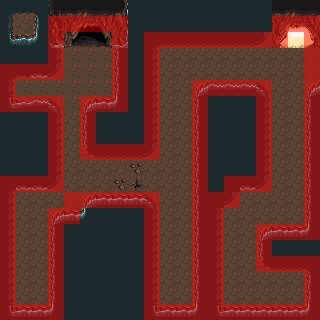

Below is a game level as drawn by its tile map, then a one-line description and the .tmx file that defines it, in full:
An orthogonal 20x20 tile map with 16x16 px tiles, 6 tile layers (base, decoration, collision, base2, ...), 3 tilesets.

<map version="1.0" orientation="orthogonal" renderorder="right-down" width="20" height="20" tilewidth="16" tileheight="16" nextobjectid="6">
 <tileset firstgid="1" name="cave16x16" tilewidth="16" tileheight="16" tilecount="336" columns="16">
  <image source="cave16x16.png" width="256" height="336" />
 </tileset>
 <tileset firstgid="337" name="collision_graphic" tilewidth="16" tileheight="16" tilecount="4" columns="2">
  <image source="collision_graphic.png" width="32" height="32" />
 </tileset>
 <tileset firstgid="341" name="rpgtileset" tilewidth="16" tileheight="16" tilecount="132" columns="11">
  <image source="rpg_indoor.png" width="176" height="192" />
 </tileset>
 <layer name="base" width="20" height="20">
  <data encoding="csv">
215,216,217,221,4,5,6,224,220,220,220,220,220,220,220,220,220,52,53,54,
231,18,233,237,20,21,22,240,220,220,220,220,220,220,220,220,220,68,69,70,
247,248,249,253,36,37,38,256,220,215,216,216,216,216,216,216,218,84,85,86,
220,220,220,231,146,146,146,233,220,231,232,232,232,232,232,232,232,232,232,232,
215,250,251,218,146,146,146,233,220,231,232,232,232,232,232,232,232,232,232,232,
231,146,146,146,146,146,146,233,220,231,232,232,235,267,267,267,234,232,232,235,
247,266,267,234,146,235,248,249,220,231,232,232,233,220,220,220,231,232,232,233,
220,220,220,231,232,233,220,220,220,231,232,232,233,220,220,220,231,232,232,233,
220,220,220,231,232,233,220,220,220,231,232,232,233,220,220,220,231,232,232,233,
220,220,220,231,232,219,216,216,216,218,232,232,233,220,220,220,231,232,232,233,
220,220,220,231,232,232,232,232,232,232,232,232,233,220,220,220,231,232,232,233,
215,251,251,218,232,232,232,232,232,232,232,232,233,220,220,251,218,232,232,233,
231,232,232,232,232,235,248,248,248,234,232,232,233,220,218,232,232,232,232,233,
231,232,232,235,248,249,220,220,220,231,232,232,233,231,232,232,232,232,232,233,
231,232,232,233,220,220,220,220,220,231,232,232,233,231,232,232,235,248,248,249,
231,232,232,233,220,220,220,220,220,231,232,232,233,231,232,232,233,220,220,220,
231,232,232,233,220,220,220,220,220,231,232,232,233,231,232,232,219,216,216,217,
231,232,232,233,220,220,220,220,220,231,232,232,233,231,232,232,232,232,232,233,
231,232,232,233,220,220,220,220,220,231,232,232,233,231,232,232,232,232,232,233,
247,248,248,249,220,220,220,220,220,247,248,248,249,247,248,248,248,248,248,249
</data>
 </layer>
 <layer name="decoration" width="20" height="20">
  <data encoding="csv">
0,0,0,0,0,0,0,0,0,0,0,0,0,0,0,0,0,0,0,0,
0,0,0,0,0,0,0,0,0,0,0,0,0,0,0,0,0,0,0,0,
0,0,0,0,0,0,0,0,0,0,0,0,0,0,0,0,0,0,0,0,
0,0,0,0,0,0,0,0,0,0,0,0,0,0,0,0,0,0,0,0,
0,0,0,0,0,0,0,0,0,0,0,0,0,0,0,0,0,0,0,0,
0,0,0,0,0,0,0,0,0,0,0,0,0,0,0,0,0,0,0,0,
0,0,0,0,0,0,0,0,0,0,0,0,0,0,0,0,0,0,0,0,
0,0,0,0,0,0,0,0,0,0,0,0,0,0,0,0,0,0,0,0,
0,0,0,0,0,0,0,0,0,0,0,0,0,0,0,0,0,0,0,0,
0,0,0,0,0,0,0,0,0,0,0,0,0,0,0,0,0,0,0,0,
0,0,0,0,0,0,0,145,113,0,0,0,0,0,0,0,0,0,0,0,
0,0,0,0,0,0,0,113,114,0,0,0,0,0,0,0,0,0,0,0,
0,0,0,0,0,0,0,0,0,0,0,0,0,0,0,0,0,0,0,0,
0,0,0,0,0,0,0,0,0,0,0,0,0,0,0,0,0,0,0,0,
0,0,0,0,0,0,0,0,0,0,0,0,0,0,0,0,0,0,0,0,
0,0,0,0,0,0,0,0,0,0,0,0,0,0,0,0,0,0,0,0,
0,0,0,0,0,0,0,0,0,0,0,0,0,0,0,0,0,0,0,0,
0,0,0,0,0,0,0,0,0,0,0,0,0,0,0,0,0,0,0,0,
0,0,0,0,0,0,0,0,0,0,0,0,0,0,0,0,0,0,0,0,
0,0,0,0,0,0,0,0,0,0,0,0,0,0,0,0,0,0,0,0
</data>
 </layer>
 <layer name="collision" width="20" height="20" opacity="0.46">
  <data encoding="csv">
0,0,0,0,0,0,0,0,0,0,0,0,0,0,0,0,0,0,0,0,
0,0,0,337,337,337,337,337,0,0,0,0,0,0,0,0,0,337,337,337,
0,0,0,337,0,0,0,337,0,337,337,337,337,337,337,337,337,337,0,337,
0,0,0,337,0,0,0,337,0,337,0,0,0,0,0,0,0,0,0,337,
337,337,337,337,0,0,0,337,0,337,0,0,0,0,0,0,0,0,0,337,
337,0,0,0,0,0,0,337,0,337,0,0,337,337,337,337,337,0,0,337,
337,337,337,337,0,337,337,337,0,337,0,0,337,0,0,0,337,0,0,337,
0,0,0,337,0,337,0,0,0,337,0,0,337,0,0,0,337,0,0,337,
0,0,0,337,0,337,0,0,0,337,0,0,337,0,0,0,337,0,0,337,
0,0,0,337,0,337,337,337,337,337,0,0,337,0,0,0,337,0,0,337,
0,0,0,337,0,0,0,0,0,0,0,0,337,0,0,0,337,0,0,337,
337,337,337,337,0,0,0,0,0,0,0,0,337,0,337,337,337,0,0,337,
337,0,0,0,337,337,337,337,337,337,0,0,337,337,337,0,0,0,0,337,
337,0,0,337,337,0,0,0,0,337,0,0,337,337,0,0,0,0,0,337,
337,0,0,337,0,0,0,0,0,337,0,0,337,337,0,0,337,337,337,337,
337,0,0,337,0,0,0,0,0,337,0,0,337,337,0,0,337,0,0,0,
337,0,0,337,0,0,0,0,0,337,0,0,337,337,0,0,337,337,337,337,
337,0,0,337,0,0,0,0,0,337,0,0,337,337,0,0,0,0,0,337,
337,0,0,337,0,0,0,0,0,337,0,0,337,337,0,0,0,0,0,337,
337,337,337,337,0,0,0,0,0,337,337,337,337,337,337,337,337,337,337,337
</data>
 </layer>
 <layer name="base2" width="20" height="20">
  <data encoding="csv">
0,0,0,0,0,0,0,0,0,0,0,0,0,0,0,0,0,0,0,0,
0,0,0,0,0,0,0,0,0,0,0,0,0,0,0,0,0,0,0,0,
0,0,0,0,0,0,0,0,0,0,0,0,0,0,0,0,0,0,0,0,
0,0,0,0,0,0,0,0,0,0,0,0,0,0,0,0,0,0,0,0,
0,0,0,0,0,0,0,0,0,0,0,0,0,0,0,0,0,0,0,0,
0,0,0,0,0,0,0,0,0,0,0,0,0,0,0,0,0,0,0,0,
0,0,0,0,0,0,0,0,0,0,0,0,0,0,0,0,0,0,0,0,
0,0,0,0,0,0,0,0,0,0,0,0,0,0,0,0,0,0,0,0,
0,0,0,0,0,0,0,0,0,0,0,0,0,0,0,0,0,0,0,0,
0,0,0,0,0,0,0,0,0,0,0,0,0,0,0,0,0,0,0,0,
0,0,0,0,0,0,0,0,0,0,0,0,0,0,0,0,0,0,0,0,
0,0,0,0,0,0,0,0,0,0,0,0,0,0,0,0,0,0,0,0,
0,0,0,0,0,0,0,0,0,0,0,0,0,0,0,0,0,0,0,0,
0,0,0,0,0,0,0,0,0,0,0,0,0,0,0,0,0,0,0,0,
0,0,0,0,0,0,0,0,0,0,0,0,0,0,0,0,0,0,0,0,
0,0,0,0,0,0,0,0,0,0,0,0,0,0,0,0,0,0,0,0,
0,0,0,0,0,0,0,0,0,0,0,0,0,0,0,0,0,0,0,0,
0,0,0,0,0,0,0,0,0,0,0,0,0,0,0,0,0,0,0,0,
0,0,0,0,0,0,0,0,0,0,0,0,0,0,0,0,0,0,0,0,
0,0,0,0,0,0,0,0,0,0,0,0,0,0,0,0,0,0,0,0
</data>
 </layer>
 <layer name="dec2" width="20" height="20">
  <data encoding="csv">
0,0,0,0,0,0,0,0,0,0,0,0,0,0,0,0,0,0,0,0,
0,0,0,0,0,0,0,0,0,0,0,0,0,0,0,0,0,0,0,0,
0,0,0,0,0,0,0,0,0,0,0,0,0,0,0,0,0,0,0,0,
0,0,0,0,0,0,0,0,0,0,0,0,0,0,0,0,0,0,0,0,
0,0,0,0,0,0,0,0,0,0,0,0,0,0,0,0,0,0,0,0,
0,0,0,0,0,0,0,0,0,0,0,0,0,0,0,0,0,0,0,0,
0,0,0,0,0,0,0,0,0,0,0,0,0,0,0,0,0,0,0,0,
0,0,0,0,0,0,0,0,0,0,0,0,0,0,0,0,0,0,0,0,
0,0,0,0,0,0,0,0,0,0,0,0,0,0,0,0,0,0,0,0,
0,0,0,0,0,0,0,0,0,0,0,0,0,0,0,0,0,0,0,0,
0,0,0,0,0,0,0,0,0,0,0,0,0,0,0,0,0,0,0,0,
0,0,0,0,0,0,0,0,0,0,0,0,0,0,0,0,0,0,0,0,
0,0,0,0,0,0,0,0,0,0,0,0,0,0,0,0,0,0,0,0,
0,0,0,0,0,0,0,0,0,0,0,0,0,0,0,0,0,0,0,0,
0,0,0,0,0,0,0,0,0,0,0,0,0,0,0,0,0,0,0,0,
0,0,0,0,0,0,0,0,0,0,0,0,0,0,0,0,0,0,0,0,
0,0,0,0,0,0,0,0,0,0,0,0,0,0,0,0,0,0,0,0,
0,0,0,0,0,0,0,0,0,0,0,0,0,0,0,0,0,0,0,0,
0,0,0,0,0,0,0,0,0,0,0,0,0,0,0,0,0,0,0,0,
0,0,0,0,0,0,0,0,0,0,0,0,0,0,0,0,0,0,0,0
</data>
 </layer>
 <layer name="col2" width="20" height="20">
  <data encoding="csv">
0,0,0,0,0,0,0,0,0,0,0,0,0,0,0,0,0,0,0,0,
0,0,0,0,0,0,0,0,0,0,0,0,0,0,0,0,0,0,0,0,
0,0,0,0,0,0,0,0,0,0,0,0,0,0,0,0,0,0,0,0,
0,0,0,0,0,0,0,0,0,0,0,0,0,0,0,0,0,0,0,0,
0,0,0,0,0,0,0,0,0,0,0,0,0,0,0,0,0,0,0,0,
0,0,0,0,0,0,0,0,0,0,0,0,0,0,0,0,0,0,0,0,
0,0,0,0,0,0,0,0,0,0,0,0,0,0,0,0,0,0,0,0,
0,0,0,0,0,0,0,0,0,0,0,0,0,0,0,0,0,0,0,0,
0,0,0,0,0,0,0,0,0,0,0,0,0,0,0,0,0,0,0,0,
0,0,0,0,0,0,0,0,0,0,0,0,0,0,0,0,0,0,0,0,
0,0,0,0,0,0,0,0,0,0,0,0,0,0,0,0,0,0,0,0,
0,0,0,0,0,0,0,0,0,0,0,0,0,0,0,0,0,0,0,0,
0,0,0,0,0,0,0,0,0,0,0,0,0,0,0,0,0,0,0,0,
0,0,0,0,0,0,0,0,0,0,0,0,0,0,0,0,0,0,0,0,
0,0,0,0,0,0,0,0,0,0,0,0,0,0,0,0,0,0,0,0,
0,0,0,0,0,0,0,0,0,0,0,0,0,0,0,0,0,0,0,0,
0,0,0,0,0,0,0,0,0,0,0,0,0,0,0,0,0,0,0,0,
0,0,0,0,0,0,0,0,0,0,0,0,0,0,0,0,0,0,0,0,
0,0,0,0,0,0,0,0,0,0,0,0,0,0,0,0,0,0,0,0,
0,0,0,0,0,0,0,0,0,0,0,0,0,0,0,0,0,0,0,0
</data>
 </layer>
</map>
